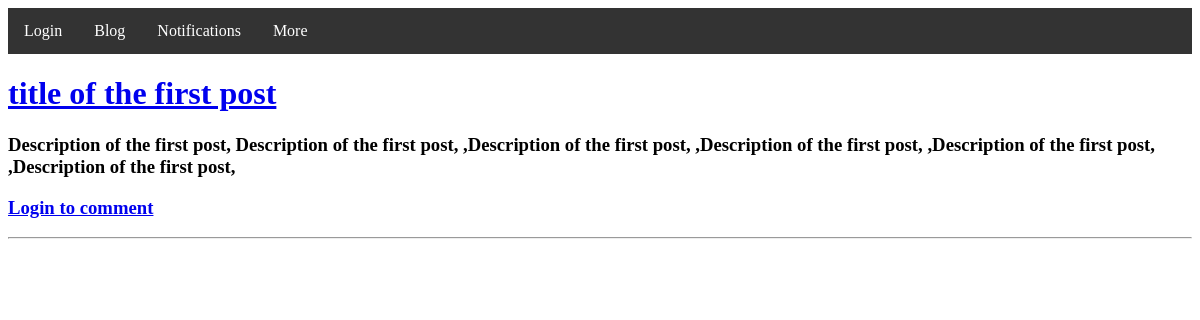
Before: / with the older database file.
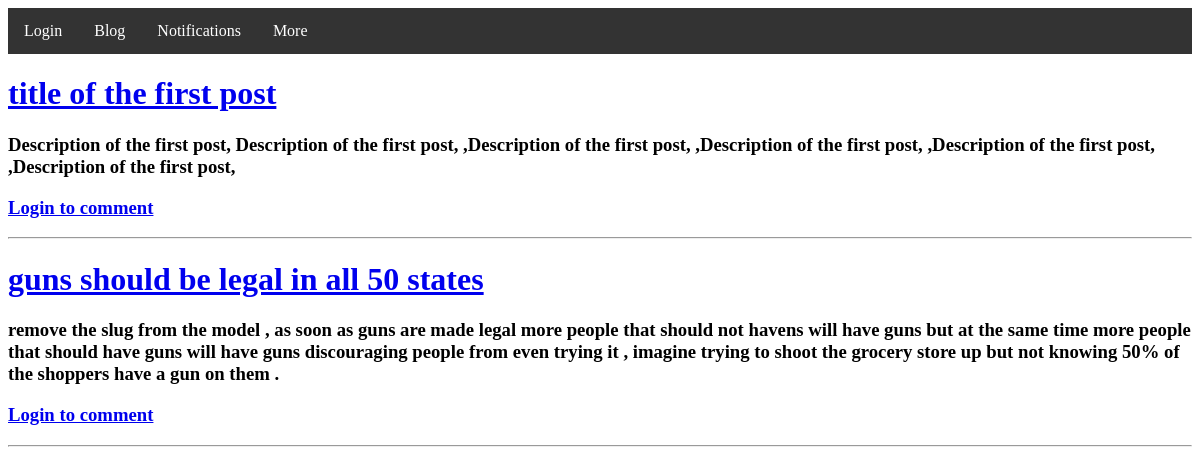
After: the same page with the newer database file.
### feed/models.py (models this page shows, shortened)
class PostModel(models.Model):
    title = models.CharField(max_length=50)
    description = models.TextField()
    slug= models.SlugField(default=True)

### feed/views.py (the view)
# urls.py: path('',v.firstpage),
def firstpage(request):
    post=PostModel.objects.all()
    context={'post':post}
    return render(request,"feed/feed.html",context)

### feed/templates/feed/feed.html (shortened to what this page needs)
<!DOCTYPE html>
<html lang="en">
    {% extends 'functions/navbar.html' %}
    {% block content %}
<head>
</head>
<body>
{% for i in post %}
<h1><a href="{% url 'inspect' i.id %}">{{ i.title }}</a></h1>
<h3> {{ i.description }} </h3>
{% if user.is_authenticated %}
<h3>  <a href="{% url  'comment' %}"> Comment</a></h3>
                {% else %}
<h3 > <a href="{% url  'login' %}">Login to comment </a></h3>
                {% endif %}
<hr>
{% endfor %}
</body>
{% endblock content %}

Changed rows visible on the page:
added PostModel: title "guns should be legal in all 50 states", description "remove the slug from the model , as soon as guns are made legal more people that should not havens will have guns but at the same time more people that should have guns will have guns discouraging people from even trying it , imagine trying to shoot the grocery store up but not knowing 50% of the shoppers have a gun on them ."
